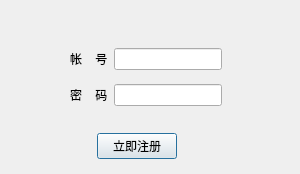
<?xml version="1.0" encoding="UTF-8"?>
<ui version="4.0">
 <class>Dialog</class>
 <widget class="QDialog" name="Dialog">
  <property name="geometry">
   <rect>
    <x>0</x>
    <y>0</y>
    <width>300</width>
    <height>174</height>
   </rect>
  </property>
  <property name="windowTitle">
   <string>Dialog</string>
  </property>
  <widget class="QWidget" name="">
   <property name="geometry">
    <rect>
     <x>0</x>
     <y>40</y>
     <width>292</width>
     <height>74</height>
    </rect>
   </property>
   <layout class="QHBoxLayout" name="horizontalLayout_4">
    <item>
     <spacer name="horizontalSpacer_3">
      <property name="orientation">
       <enum>Qt::Horizontal</enum>
      </property>
      <property name="sizeHint" stdset="0">
       <size>
        <width>40</width>
        <height>20</height>
       </size>
      </property>
     </spacer>
    </item>
    <item>
     <layout class="QVBoxLayout" name="verticalLayout">
      <item>
       <layout class="QHBoxLayout" name="horizontalLayout">
        <item>
         <widget class="QLabel" name="label">
          <property name="styleSheet">
           <string notr="true">font: 14pt &quot;WenQuanYi Micro Hei&quot;;</string>
          </property>
          <property name="text">
           <string>帐    号</string>
          </property>
         </widget>
        </item>
        <item>
         <widget class="QLineEdit" name="lineEditUser">
          <property name="styleSheet">
           <string notr="true">font: 14pt &quot;WenQuanYi Micro Hei&quot;;</string>
          </property>
          <property name="alignment">
           <set>Qt::AlignCenter</set>
          </property>
         </widget>
        </item>
       </layout>
      </item>
      <item>
       <layout class="QHBoxLayout" name="horizontalLayout_2">
        <item>
         <widget class="QLabel" name="label_2">
          <property name="styleSheet">
           <string notr="true">font: 14pt &quot;WenQuanYi Micro Hei&quot;;</string>
          </property>
          <property name="text">
           <string>密    码</string>
          </property>
         </widget>
        </item>
        <item>
         <widget class="QLineEdit" name="lineEditPassword">
          <property name="styleSheet">
           <string notr="true">font: 14pt &quot;WenQuanYi Micro Hei&quot;;</string>
          </property>
          <property name="echoMode">
           <enum>QLineEdit::Password</enum>
          </property>
          <property name="alignment">
           <set>Qt::AlignCenter</set>
          </property>
         </widget>
        </item>
       </layout>
      </item>
     </layout>
    </item>
    <item>
     <spacer name="horizontalSpacer_4">
      <property name="orientation">
       <enum>Qt::Horizontal</enum>
      </property>
      <property name="sizeHint" stdset="0">
       <size>
        <width>40</width>
        <height>20</height>
       </size>
      </property>
     </spacer>
    </item>
   </layout>
  </widget>
  <widget class="QWidget" name="">
   <property name="geometry">
    <rect>
     <x>50</x>
     <y>130</y>
     <width>174</width>
     <height>32</height>
    </rect>
   </property>
   <layout class="QHBoxLayout" name="horizontalLayout_3">
    <item>
     <spacer name="horizontalSpacer">
      <property name="orientation">
       <enum>Qt::Horizontal</enum>
      </property>
      <property name="sizeHint" stdset="0">
       <size>
        <width>40</width>
        <height>20</height>
       </size>
      </property>
     </spacer>
    </item>
    <item>
     <widget class="QPushButton" name="pushButton">
      <property name="styleSheet">
       <string notr="true">font: 14pt &quot;WenQuanYi Micro Hei&quot;;</string>
      </property>
      <property name="text">
       <string>立即注册</string>
      </property>
     </widget>
    </item>
    <item>
     <spacer name="horizontalSpacer_2">
      <property name="orientation">
       <enum>Qt::Horizontal</enum>
      </property>
      <property name="sizeHint" stdset="0">
       <size>
        <width>40</width>
        <height>20</height>
       </size>
      </property>
     </spacer>
    </item>
   </layout>
  </widget>
  <zorder>layoutWidget</zorder>
  <zorder>pushButton</zorder>
  <zorder>horizontalSpacer</zorder>
  <zorder>horizontalSpacer_2</zorder>
  <zorder>horizontalSpacer_3</zorder>
  <zorder>horizontalSpacer_4</zorder>
 </widget>
 <resources/>
 <connections/>
</ui>
